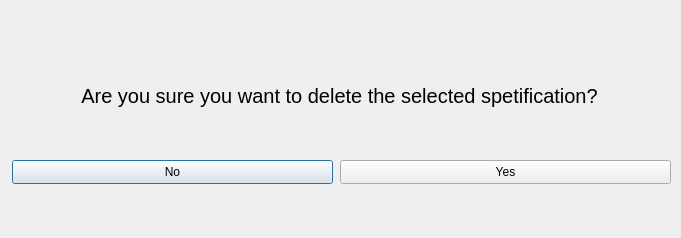
<?xml version="1.0" encoding="UTF-8"?>
<ui version="4.0">
 <class>DelSelectedSpetification</class>
 <widget class="QDialog" name="DelSelectedSpetification">
  <property name="geometry">
   <rect>
    <x>0</x>
    <y>0</y>
    <width>681</width>
    <height>238</height>
   </rect>
  </property>
  <property name="windowTitle">
   <string>Dialog</string>
  </property>
  <widget class="QPushButton" name="DSSNopushButton">
   <property name="geometry">
    <rect>
     <x>12</x>
     <y>160</y>
     <width>321</width>
     <height>24</height>
    </rect>
   </property>
   <property name="text">
    <string>No</string>
   </property>
  </widget>
  <widget class="QPushButton" name="DSSYespushButton">
   <property name="geometry">
    <rect>
     <x>340</x>
     <y>160</y>
     <width>331</width>
     <height>24</height>
    </rect>
   </property>
   <property name="text">
    <string>Yes</string>
   </property>
  </widget>
  <widget class="QLabel" name="DSSAsklabel">
   <property name="geometry">
    <rect>
     <x>10</x>
     <y>60</y>
     <width>659</width>
     <height>71</height>
    </rect>
   </property>
   <property name="font">
    <font>
     <pointsize>15</pointsize>
    </font>
   </property>
   <property name="text">
    <string>Are you sure you want to delete the selected spetification?</string>
   </property>
   <property name="alignment">
    <set>Qt::AlignCenter</set>
   </property>
  </widget>
 </widget>
 <resources/>
 <connections/>
</ui>
